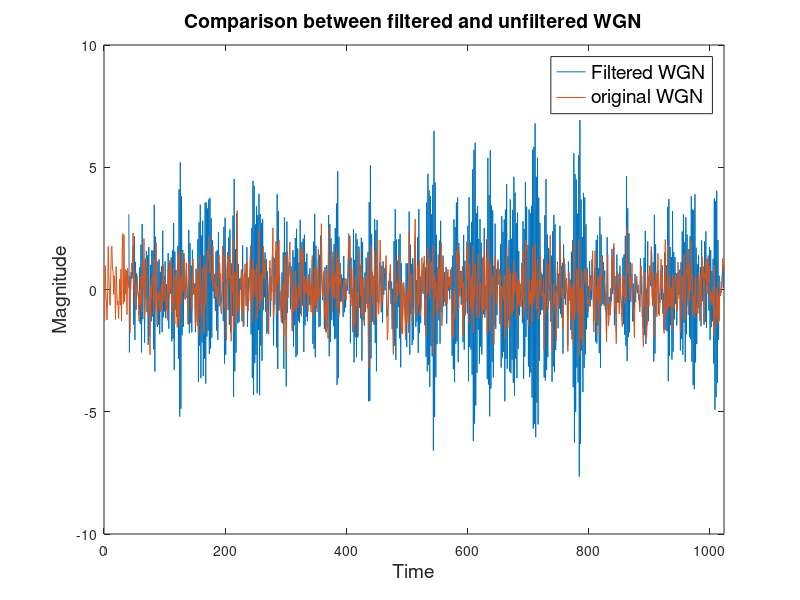
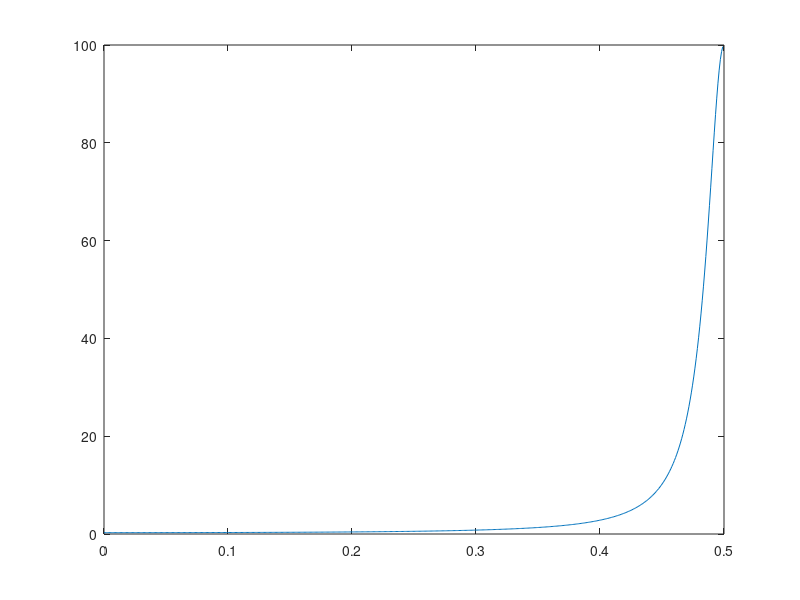

The MATLAB script that drew these images, in order: (Note: this script raises an error after producing the figures.)
clear all;
%%
x = randn(1,1024);
y = filter(1,[1,0.9],x); % filter the WGN signal
y = y(41:length(y)); % remove the first 40 values

% time vectors to plot the signal against
temp = 1:1:1024;
temp1 = 41:1:1024;

figure(1)
plot(temp1, y);
hold on
plot(temp,x);
xlim([0,1024])
xlabel('Time','FontSize',14)
ylabel('Magnitude','FontSize',14)
title('Comparison between filtered and unfiltered WGN','FontSize',14)
legend('Filtered WGN','original WGN','FontSize',14)

% theoretical value of the psd
[h,w]=freqz([1],[1 0.9],512); % frequency response
y1 = 3.01; %position of the cut off frequency
x1 = 0.405;

figure(2)
plot(w/(2*pi),abs(h).^2)
hold on
yline(y1, 'r--') 
hold on
xline(x1, 'r--')
title('Theoretical PSD','FontSize',14)
ylabel('Magnitude (db)','FontSize',14)
xlabel('Frequency f (Hz)','FontSize',14)
legend('Theoretical PSD','cut-off frequency position','FontSize',14)

% calculate periodogram using pgm.m

[P, f] = pgm(y,984);

figure(3)
plot(w/(2*pi),abs(h).^2, 'LineWidth', 1.5)
hold on
plot(f,P,'r')
xlim([0,0.5])
title('Periodogram and the theoretical PSD','FontSize',14)
xlabel('Frequency f (Hz)','FontSize',14)
ylabel('Magnitude (db)','FontSize',14)
legend('Theoretical PSD','Periodogram','FontSize',14)
zoom on

% calculate parameters
r = xcorr(y,'unbiased');
temp = -983:1:983;
% values of the autocorrelation for certain correlation lags
r0 = r(temp == 0);
r1 = r(temp == 1);

%calculate values of parameters 
a = -r1/r0;
sigma = r0 + (a*r1);

% calculate Model based PSD
[h1,w1]=freqz([sigma],[1 a],512);

% plots
figure(4)
plot(w1/(2*pi),abs(h1).^2, 'LineWidth', 1.5)
hold on
plot(f,P,'r')
xlim([0, 0.5])
xlabel('Frequency f (Hz)','FontSize',14)
ylabel('Magnitude (db)','FontSize',14)
legend('Model based PSD','Periodogram','FontSize',14)
title('Model based PSD and periodogram','FontSize',14)

figure(5)
plot(w1/(2*pi),abs(h1).^2);
hold on
plot(w/(2*pi),abs(h).^2);
xlabel('Frequency f (Hz)','FontSize',14)
ylabel('Magnitude (db)','FontSize',14)
legend('Model based PSD','Theoretical PSD','FontSize',14)
title('Model based and theoretical PSD','FontSize',14)